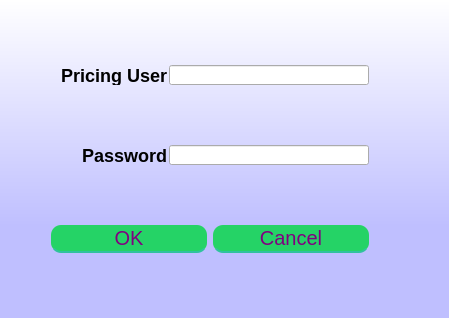
<?xml version="1.0" encoding="UTF-8"?>
<ui version="4.0">
 <class>Dialog</class>
 <widget class="QDialog" name="Dialog">
  <property name="geometry">
   <rect>
    <x>0</x>
    <y>0</y>
    <width>449</width>
    <height>318</height>
   </rect>
  </property>
  <property name="sizePolicy">
   <sizepolicy hsizetype="Fixed" vsizetype="Fixed">
    <horstretch>0</horstretch>
    <verstretch>0</verstretch>
   </sizepolicy>
  </property>
  <property name="minimumSize">
   <size>
    <width>449</width>
    <height>318</height>
   </size>
  </property>
  <property name="maximumSize">
   <size>
    <width>449</width>
    <height>318</height>
   </size>
  </property>
  <property name="windowTitle">
   <string>Pricing Login</string>
  </property>
  <property name="styleSheet">
   <string notr="true">QPushButton {
	width: 150%;
height:20px;
	padding: 3%;
	background:#25D366;
	border-bottom: 2px solid #30C29E;
	border-top-style: none;
	border-right-style: none;
	border-left-style: none;	
	color: #fff;
 border-radius: 10px;
font-size:20px;
color:purple;
}
QPushButton:pressed {
    background: darkgreen;
}

QLabel{
font-size:18px;
font-family:&quot;Times New Roman&quot;;
font-weight: bold;
}
QDialog{
background-color: qlineargradient(spread:reflect, x1:0.5, y1:1, x2:0.5, y2:0, stop:0.289773 rgba(191, 191, 255, 255), stop:1 rgba(255, 255, 255, 255));
}
</string>
  </property>
  <layout class="QGridLayout" name="gridLayout">
   <item row="3" column="1">
    <widget class="QLabel" name="label_2">
     <property name="sizePolicy">
      <sizepolicy hsizetype="Fixed" vsizetype="Fixed">
       <horstretch>0</horstretch>
       <verstretch>0</verstretch>
      </sizepolicy>
     </property>
     <property name="minimumSize">
      <size>
       <width>150</width>
       <height>20</height>
      </size>
     </property>
     <property name="maximumSize">
      <size>
       <width>150</width>
       <height>20</height>
      </size>
     </property>
     <property name="text">
      <string>Password</string>
     </property>
     <property name="alignment">
      <set>Qt::AlignRight|Qt::AlignTrailing|Qt::AlignVCenter</set>
     </property>
    </widget>
   </item>
   <item row="1" column="2" colspan="3">
    <widget class="QLineEdit" name="lineEdit">
     <property name="sizePolicy">
      <sizepolicy hsizetype="Fixed" vsizetype="Fixed">
       <horstretch>0</horstretch>
       <verstretch>0</verstretch>
      </sizepolicy>
     </property>
     <property name="minimumSize">
      <size>
       <width>200</width>
       <height>20</height>
      </size>
     </property>
     <property name="maximumSize">
      <size>
       <width>200</width>
       <height>20</height>
      </size>
     </property>
    </widget>
   </item>
   <item row="1" column="1">
    <widget class="QLabel" name="label">
     <property name="sizePolicy">
      <sizepolicy hsizetype="Fixed" vsizetype="Fixed">
       <horstretch>0</horstretch>
       <verstretch>0</verstretch>
      </sizepolicy>
     </property>
     <property name="minimumSize">
      <size>
       <width>150</width>
       <height>20</height>
      </size>
     </property>
     <property name="maximumSize">
      <size>
       <width>150</width>
       <height>20</height>
      </size>
     </property>
     <property name="text">
      <string>Pricing User</string>
     </property>
     <property name="alignment">
      <set>Qt::AlignRight|Qt::AlignTrailing|Qt::AlignVCenter</set>
     </property>
    </widget>
   </item>
   <item row="7" column="1" colspan="3">
    <widget class="QDialogButtonBox" name="buttonBox">
     <property name="standardButtons">
      <set>QDialogButtonBox::Cancel|QDialogButtonBox::Ok</set>
     </property>
    </widget>
   </item>
   <item row="3" column="2" colspan="2">
    <widget class="QLineEdit" name="lineEdit_2">
     <property name="sizePolicy">
      <sizepolicy hsizetype="Fixed" vsizetype="Fixed">
       <horstretch>0</horstretch>
       <verstretch>0</verstretch>
      </sizepolicy>
     </property>
     <property name="minimumSize">
      <size>
       <width>200</width>
       <height>20</height>
      </size>
     </property>
     <property name="maximumSize">
      <size>
       <width>200</width>
       <height>20</height>
      </size>
     </property>
     <property name="echoMode">
      <enum>QLineEdit::Password</enum>
     </property>
    </widget>
   </item>
   <item row="4" column="0" colspan="5">
    <spacer name="verticalSpacer_4">
     <property name="orientation">
      <enum>Qt::Vertical</enum>
     </property>
     <property name="sizeHint" stdset="0">
      <size>
       <width>20</width>
       <height>40</height>
      </size>
     </property>
    </spacer>
   </item>
   <item row="2" column="0" colspan="5">
    <spacer name="verticalSpacer_3">
     <property name="orientation">
      <enum>Qt::Vertical</enum>
     </property>
     <property name="sizeHint" stdset="0">
      <size>
       <width>20</width>
       <height>40</height>
      </size>
     </property>
    </spacer>
   </item>
   <item row="0" column="0" colspan="5">
    <spacer name="verticalSpacer_2">
     <property name="orientation">
      <enum>Qt::Vertical</enum>
     </property>
     <property name="sizeHint" stdset="0">
      <size>
       <width>20</width>
       <height>40</height>
      </size>
     </property>
    </spacer>
   </item>
   <item row="8" column="1" colspan="4">
    <spacer name="verticalSpacer">
     <property name="orientation">
      <enum>Qt::Vertical</enum>
     </property>
     <property name="sizeHint" stdset="0">
      <size>
       <width>20</width>
       <height>40</height>
      </size>
     </property>
    </spacer>
   </item>
  </layout>
 </widget>
 <resources/>
 <connections/>
</ui>
